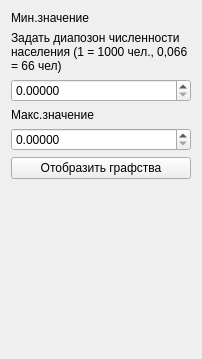
<?xml version="1.0" encoding="UTF-8"?>
<ui version="4.0">
 <class>ddmInEstimateCountyFilterWidgetPanel</class>
 <widget class="QWidget" name="ddmInEstimateCountyFilterWidgetPanel">
  <property name="geometry">
   <rect>
    <x>0</x>
    <y>0</y>
    <width>202</width>
    <height>359</height>
   </rect>
  </property>
  <property name="windowTitle">
   <string>Form</string>
  </property>
  <layout class="QGridLayout" name="gridLayout">
   <item row="0" column="0">
    <layout class="QVBoxLayout" name="verticalLayout">
     <property name="sizeConstraint">
      <enum>QLayout::SetMinimumSize</enum>
     </property>
     <item>
      <widget class="QLabel" name="labelMinValue">
       <property name="text">
        <string>Мин.значение</string>
       </property>
      </widget>
     </item>
     <item>
      <widget class="QLabel" name="ddmInEstimateCountyFilterWidget">
       <property name="text">
        <string>&lt;html&gt;&lt;head/&gt;&lt;body&gt;&lt;p&gt;Задать диапозон численности населения (1 = 1000 чел., 0,066 = 66 чел)&lt;/p&gt;&lt;/body&gt;&lt;/html&gt;</string>
       </property>
       <property name="wordWrap">
        <bool>true</bool>
       </property>
      </widget>
     </item>
     <item>
      <widget class="QDoubleSpinBox" name="spinMinValue">
       <property name="decimals">
        <number>5</number>
       </property>
      </widget>
     </item>
     <item>
      <widget class="QLabel" name="labelMinValue_2">
       <property name="text">
        <string>Макс.значение</string>
       </property>
      </widget>
     </item>
     <item>
      <widget class="QDoubleSpinBox" name="spinMaxValue">
       <property name="decimals">
        <number>5</number>
       </property>
      </widget>
     </item>
     <item>
      <widget class="QPushButton" name="buttonApply">
       <property name="text">
        <string>Отобразить графства</string>
       </property>
       <property name="icon">
        <iconset>
         <normaloff>:/icons/icons/accept.png</normaloff>:/icons/icons/accept.png</iconset>
       </property>
      </widget>
     </item>
     <item>
      <spacer name="verticalSpacer">
       <property name="orientation">
        <enum>Qt::Vertical</enum>
       </property>
       <property name="sizeHint" stdset="0">
        <size>
         <width>20</width>
         <height>40</height>
        </size>
       </property>
      </spacer>
     </item>
    </layout>
   </item>
  </layout>
 </widget>
 <resources/>
 <connections/>
</ui>
